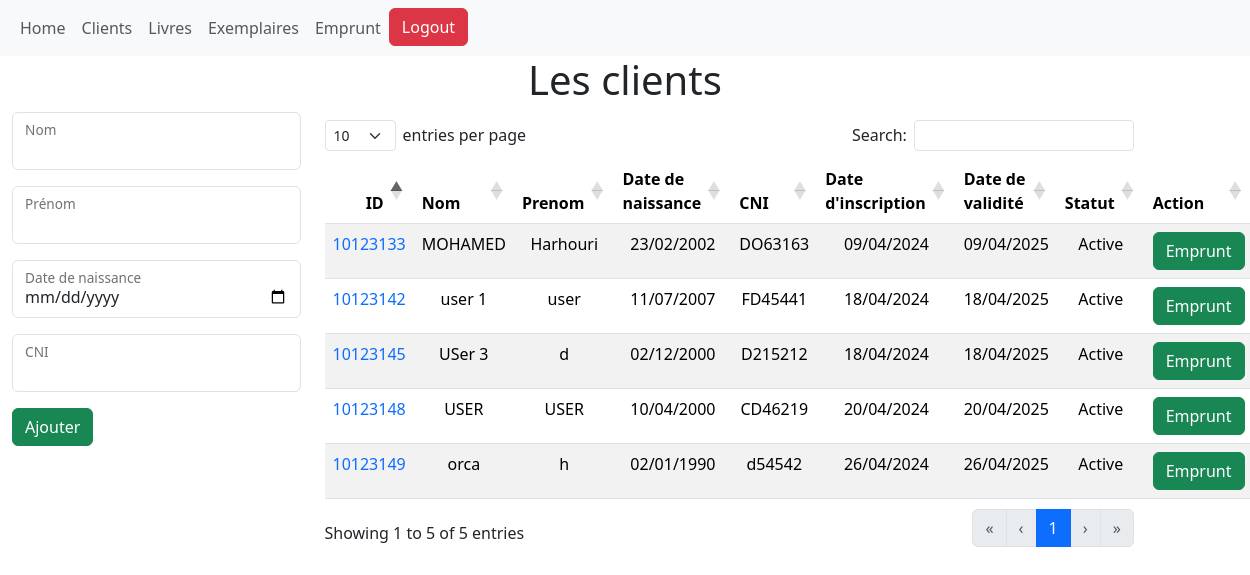
Screenshot of /Clients/ (signed in) with the database file from the repository.
### Lib_sys/models.py (models this page shows, shortened)
class Client(models.Model):
    STATUT_CHOICES = [
        ('Active', 'Active'),
        ('Non active', 'Non active'),
        ('Banned', 'Banned'),
    ]
    nom = models.CharField(max_length=100)
    prenom = models.CharField(max_length=100)
    date_de_naissance = models.DateField()
    CNI = models.CharField(max_length=20)
    date_d_inscription = models.DateField(auto_now_add=True)
    date_validite = models.DateField(null=True, blank=True)
    statut = models.CharField(max_length=50, default="Active")

### Lib_sys/views.py (the view)
# urls.py: path('Clients/', views.Clients, name='Clients'),
@login_required
def Clients(request):
    clients = Client.objects.all()
    if request.method == 'POST':
        form = ClientForm(request.POST, initial={'status':'Active'})
        client = form.save()
        client_id = client.id
        code128_class = barcode.get_barcode_class('code128')
        barcode_instance = code128_class(str(client_id), writer=ImageWriter())
        file_path = os.path.join(settings.STATIC_ROOT, 'IDS', f'user_{client_id}')
        barcode_instance.save(file_path, options={'module_width': 0.5, 'module_height': 20, 'quiet_zone': 1})
        return redirect('Clients')
    else:
        form=ClientForm(initial={'status':'Active'})
    return render(request, 'clients.html', {'clients': clients, 'form':form})

### Lib_sys/forms.py
class ClientForm(forms.ModelForm):
    class Meta:
        model = Client
        fields = ['nom',  'prenom', 'date_de_naissance', 'CNI']
        widgets = { 'nom': forms.TextInput(attrs={'class':"form-control" ,'id':"floatingInput"}),
                    'prenom': forms.TextInput(attrs={'class':"form-control" ,'id':"floatingInput"}),
                    'date_de_naissance': forms.DateInput(attrs={'type':'date', 'class':"form-control" ,'id':"floatingInput"}),
                    'CNI': forms.TextInput(attrs={'class':"form-control" ,'id':"floatingInput"}),}

### Lib_sys/templates/Clients.html (shortened to what this page needs)
{% extends "base.html" %}
{% block content %}
<center>
  <h1>Les clients</h1>
</center>
<div class="container-fluid">
  <div class="row">
    <div class="col-sm-3">
      <form action="" method="POST">
        <div class="form-floating mb-3">
          {{ form.nom }}
          <label for="floatingInput">Nom</label>
        </div>
        <div class="form-floating mb-3">
          {{ form.prenom }}
          <label for="floatinInput">Prénom</label>
        </div>
        <div class="form-floating mb-3">
          {{ form.date_de_naissance }}
          <label for="floatinInput">Date de naissance</label>
        </div>
        <div class="form-floating mb-3">
          {{form.CNI }}
          <label for="floatinInput">CNI</label>
        </div>
        <div class="form-floating">
          <button type="submit" class="btn btn-success">Ajouter</button>
        </div>
      </form>
    </div>
    <div class="col-sm-8">
      <table id="myTable" class="table table-striped text-center" style="width:100%">
        <thead>
          <tr>
            <th>ID</th>
            <th>Nom</th>
            <th>Prenom</th>
            <th>Date de naissance</th>
            <th>CNI</th>
            <th>Date d'inscription</th>
            <th>Date de validité</th>
            <th>Statut</th>
            <th>Action</th>
          </tr>
        </thead>
        <tbody>
          {% for client in clients %}
          <tr>
            <td id="row"><a href="{% url 'Client' client.id %}" class="text-decoration-none">{{client.id}}</a></td>
            <td>{{client.nom}}</td>
            <td>{{client.prenom}}</td>
            <td>{{client.date_de_naissance | date:"d/m/Y" }}</td>
            <td>{{client.CNI}}</td>
            <td>{{client.date_d_inscription| date:"d/m/Y" }}</td>
            <td>{{client.date_validite | date:"d/m/Y" }}</td>
            <td>{{client.statut}}</td>
            <td>
              {% if client.statut == "Active" %}
                <a href="{% url 'Client_emprunt' client.id %}" class="btn btn-success">Emprunt</a>
              {% else %}
                <button class="btn btn-success" disabled>Emprunt</button>
              {% endif %}
            </td>
          </tr>
          {% endfor %}
        </tbody>
      </table>
    </div>
  </div>
</div>
{% endblock %}

### rows the page displays
Client: id "10123133", nom "MOHAMED", prenom "Harhouri", date_de_naissance "23/02/2002", CNI "DO63163", date_d_inscription "09/04/2024", date_validite "09/04/2025", statut "Active", shows "Emprunt"
Client: id "10123142", nom "user 1", prenom "user", date_de_naissance "11/07/2007", CNI "FD45441", date_d_inscription "18/04/2024", date_validite "18/04/2025", statut "Active", shows "Emprunt"
Client: id "10123145", nom "USer 3", prenom "d", date_de_naissance "02/12/2000", CNI "D215212", date_d_inscription "18/04/2024", date_validite "18/04/2025", statut "Active", shows "Emprunt"
Client: id "10123148", nom "USER", prenom "USER", date_de_naissance "10/04/2000", CNI "CD46219", date_d_inscription "20/04/2024", date_validite "20/04/2025", statut "Active", shows "Emprunt"
Client: id "10123149", nom "orca", prenom "h", date_de_naissance "02/01/1990", CNI "d54542", date_d_inscription "26/04/2024", date_validite "26/04/2025", statut "Active", shows "Emprunt"
